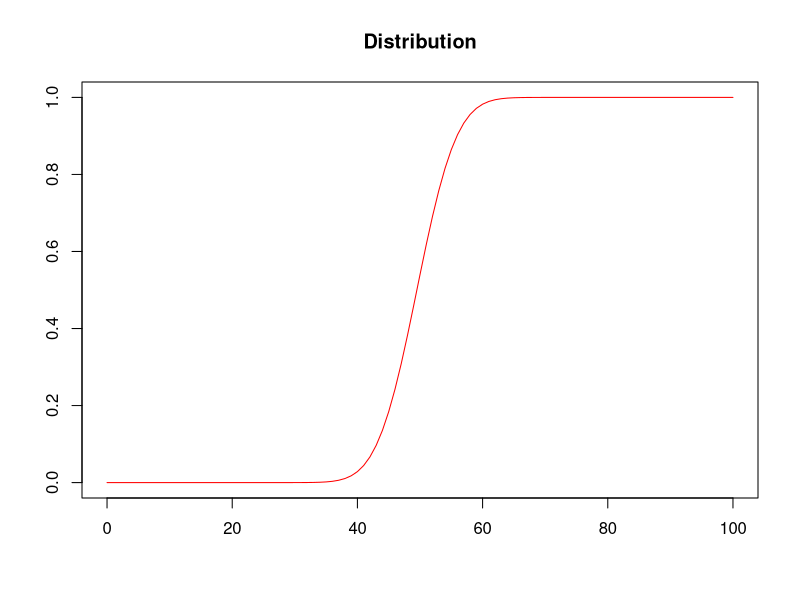
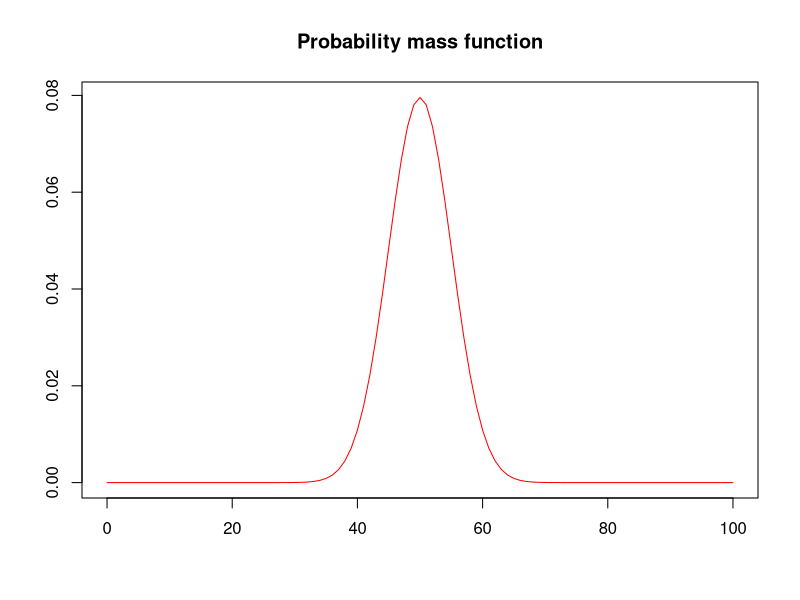
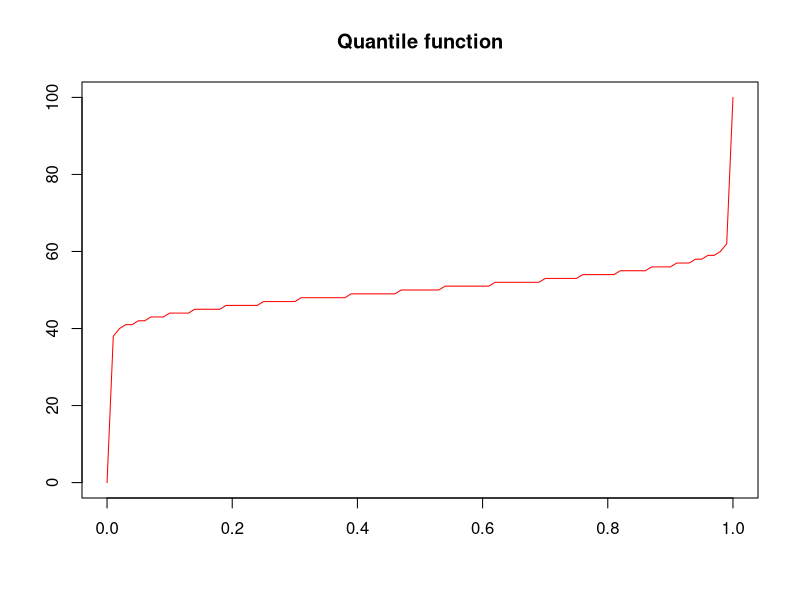
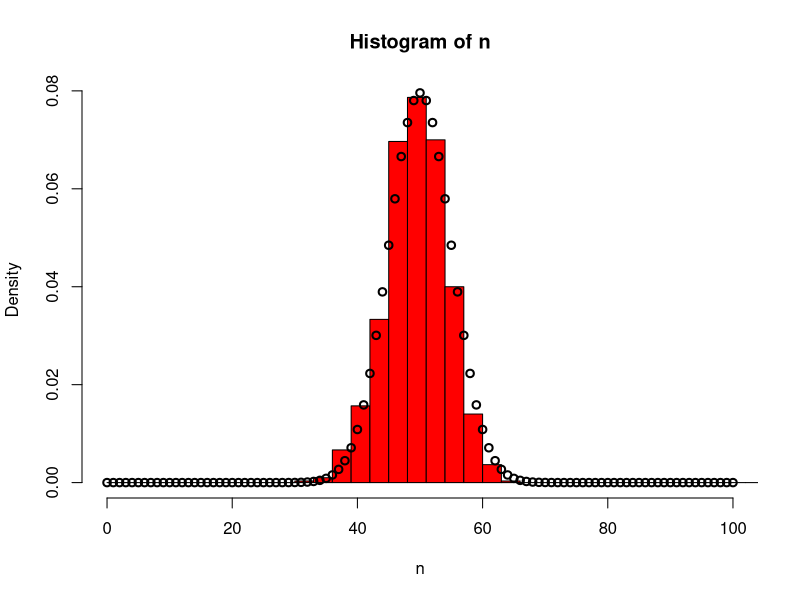
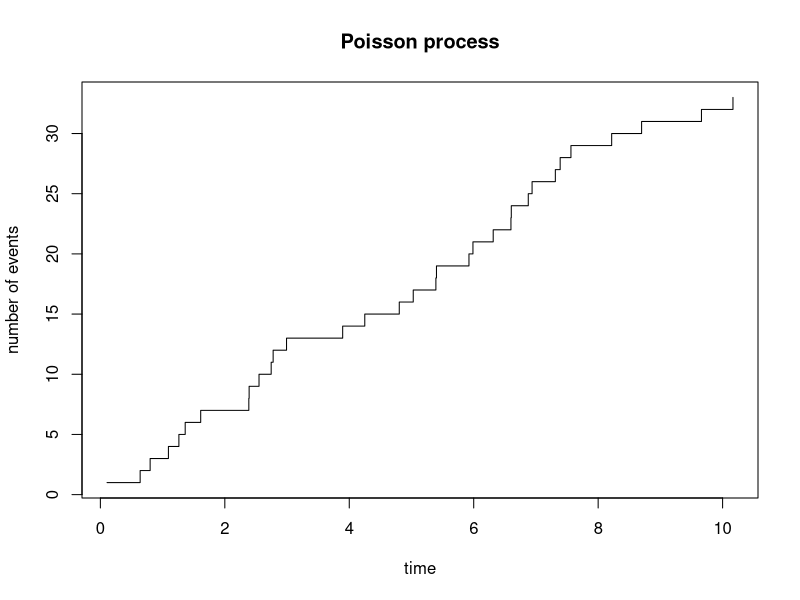

R code for these plots, in order: (Note: this script raises an error after producing the figures.)

# ==============================================================================
# --------------------------------- SEMINAR 4 ----------------------------------
# ==============================================================================


# ----------------------------------- TASK 1 -----------------------------------


# ...................................... A .....................................


# Create density plot, distribution function plot, and quantile function plot
# of random variable X with binomial distribution Bi(n = 100, p = 0.5).

# HINT: apply these functions on the values from the x-axis:
?pbinom
?dbinom
?qbinom

# Distribution function:
dist.b <- pbinom(0:100, size = 100, prob = 0.5)
# computes the values of distribution function for each value of vector 1:100
# of all possible outcomes (number of successes) of binomial distribution

plot(0:100, dist.b, type = 'l', col = "red",
     main = "Distribution", xlab = "", ylab = "")

# Density function:
density.b <- dbinom(0:100, size = 100, prob = 0.5)
plot(0:100, density.b, type = 'l', col = "red",
     main = "Probability mass function", xlab = "", ylab = "")
# computes the values of density function for each value of vector 1:100
# of all possible outcomes (number of successes) of binomial distribution

# Quantile function:
quantile.b <- qbinom(seq(0, 1, by = 0.01), size = 100, prob = 0.5)
plot(seq(0, 1, by = 0.01), quantile.b, type = 'l', col = "red",
     main = "Quantile function", xlab = "", ylab = "")
# computes the values of quantile function for each value of given vector of values
# between 0 and 1 of different probabilities


# ...................................... B .....................................


# Generate random vector of length 1000 with independent ele-
# ments, where each element X is following a binomial distribution
# Bi(100; 0.5). Produce a histogram and compare it to the
# desinty plot of the same distribution.

?rbinom

n <- rbinom(1000, size = 100, prob = 0.5) # vector of 1000 random numbers
d.b <- dbinom(0:100, size = 100, prob = 0.5) # density of binomial distribution

hist(n, xlim = c(0, 100), breaks = seq(0, 1000, by = 3), freq = F, col = "red")
points(0:100, d.b, lwd = 2)


# ----------------------------------- TASK 2 -----------------------------------


# ...................................... A .....................................


# Generate and plot a random trajectory of the Poisson process with
# lambda = 3 on the interval [0; 100]. Specifically, generate the event times
# in [0; 100] and plot a step function of time t from [0; 100] that gives the
# cumulative number of events that has occurred by time t.

# for generating the random trajectory you can use this function, explore it:

poisson_process <- function(lambda, t_end){
  all_t <- c()
  t <- 0
  while (t < t_end) {
    new_event <- rexp(1, rate = lambda) # time between current and new event
    t <- t + new_event                  # time of new event
    all_t <- c(all_t, t)                # vector of times of all events
  }
  return(all_t)
}

t_end <- 10 # final time
lambda <- 3

all_t <- poisson_process(lambda, t_end) # times of all events from 0 to t_end

plot(all_t, 1:length(all_t), typ = 's', xlab = "time",
     ylab = "number of events", main = "Poisson process")


# ................................... B, C .....................................


count_all <- c()

for (i in 1:500){
  all_t <- poisson_process(lambda, t_end) # vector of times of all events in [0; t_end]
  new_count <- length(all_t) # count of all events from all_t
  count_all <- c(count_all, new_count) # append new count
}

density.p <- dpois(200:400, t_end * lambda) # density function of POISSON distribution

hist(count_all, breaks = seq(200, 400, by = 5), freq = F, col = 'red')
points(200:400, density.p, lwd = 2, pch = 16, cex = 0.5)


# ...................................... D .....................................


# number of events in [100; 120] has Po(20 * lambda) distribution with expected value:
(expected.value <- lambda * 20)

# we want the number of events x for which holds: P(X > x) = 0.1 or P(X <= x) = 0.9,
# which is a quantile function of Po(20 * lambda):
(upper.bound <- qpois(0.9, lambda * 20))


# ----------------------------------- TASK 3 -----------------------------------


# ...................................... A .....................................


n <- 50000
p <- 0.5

X <- rbinom(1000, n, p) # 1000 random numbers from the binomial distribution

# standardization of the previous vector (from the lecture slaid):
U <- (X - n * p) / sqrt(n * p * (1 - p))

xx <- seq(-3, 3, by = 0.01)

density.n <- dnorm(xx, 0, 1) # density of normal distribution

hist(U, freq = F, col = "red")
lines(xx, density.n, lwd = 2)

# histogram of the transformed data from the binomial distribution looks quite
# similar to the density function of the normal distribution (thanks to the
# central limit theorem)


# ...................................... B .....................................


n <- 500
p <- 0.5

x <- dbinom(0:n, n, p)
# probability function of binom. distr. for all possible number of successes 0:n

# use formulas from the lecture for computing
# standart deviation and expactation value of X:
exp.b <- n * p
sd.b <- sqrt(n * p * (1 - p))

my_seq <- seq(0, n, by = 0.01)

plot(0:n, x, xlab = "number of successes", col = "red", pch = 16,
     ylab = "value in Pascal triangle", main = paste("n=", n))
lines(my_seq, dnorm(my_seq, mean = exp.b, sd = sd.b))

# the probability function of the binomial distribution for large n looks
# similar to the denstiy function of normal distribution, which is the consequence
# of the central limit theorem


# ...................................... C .....................................


# EXTRA task: compute the fifth row of the Pascal triangle using dbinom() function

n <- 5
dbinom(0:n, n, 0.5) * (2 ^ n)

# we used p = 0.5 because then the probability function of the binom. dist. looks like:
# p(x) = (n above x) * 0.5^x * (1 - 0.5)^(n - x) = (n above x) * 0.5^n,
# then we will divide this by (2 ^ n) for each x from 0:n and we get:
# (n above x) for each x from 0:n, which is the n-th row of the Pascal triangle
